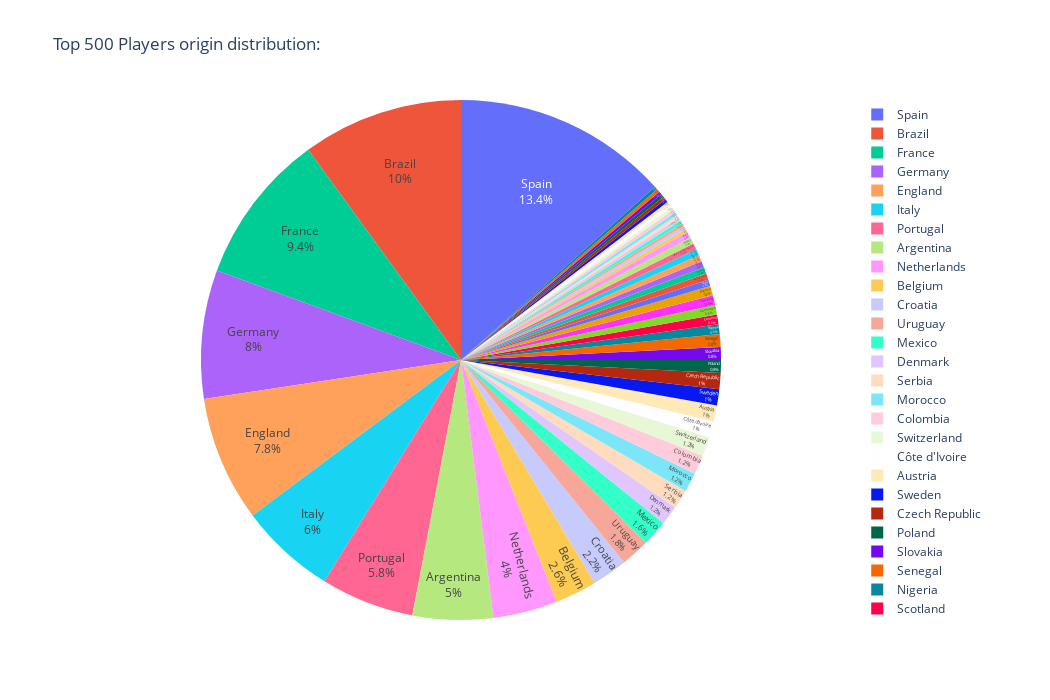

Here is the notebook cell this chart was saved with:
### Code cell
w = best.head(500).groupby('Nationality').size().sort_values(ascending = False)
fig = px.pie(w, values=w, names=w.index, title='Top 500 Players origin distribution:')
fig.update_layout(height = 700, width = 1050) 
fig.update_traces(textposition='inside', textinfo='percent+label')
fig.show()

### Figure 1 — Plotly figure (JSON) as saved in the notebook; plotly's stock layout.template omitted (floating-point values rounded to 4 significant figures)
{"data": [{"domain": {"x": [0, 1], "y": [0, 1]}, "hovertemplate": "Nationality=%{label}<br>value=%{value}<extra></extra>", "labels": ["Spain", "Brazil", "France", "Germany", "England", "Italy", "Portugal", "Argentina", "Netherlands", "Belgium", "Croatia", "Uruguay", "Mexico", "Denmark", "Serbia", "Morocco", "Colombia", "Switzerland", "Côte d'Ivoire", "Austria", "Sweden", "Czech Republic", "Poland", "Slovakia", "Senegal", "Nigeria", "Scotland", "Cameroon", "Slovenia", "Algeria", "Ukraine", "United States", "Norway", "Turkey", "Iran", "Mali", "Bosnia and Herzegovina", "Hungary", "Ghana", "Egypt", "Armenia", "Burkina Faso", "Canada", "Central African Republic", "Chile", "Costa Rica", "Gabon", "Finland", "Montenegro", "Greece", "Guinea", "Jamaica", "Japan", "Korea Republic", "Kosovo", "Wales"], "legendgroup": "", "name": "", "showlegend": true, "textinfo": "percent+label", "textposition": "inside", "type": "pie", "values": [67, 50, 47, 40, 39, 30, 29, 25, 20, 13, 11, 9, 8, 6, 6, 6, 6, 6, 5, 5, 5, 5, 4, 4, 4, 3, 3, 3, 3, 3, 2, 2, 2, 2, 2, 2, 2, 2, 2, 1, 1, 1, 1, 1, 1, 1, 1, 1, 1, 1, 1, 1, 1, 1, 1, 1]}], "layout": {"height": 700, "legend": {"tracegroupgap": 0}, "title": {"text": "Top 500 Players origin distribution:"}, "width": 1050}}
